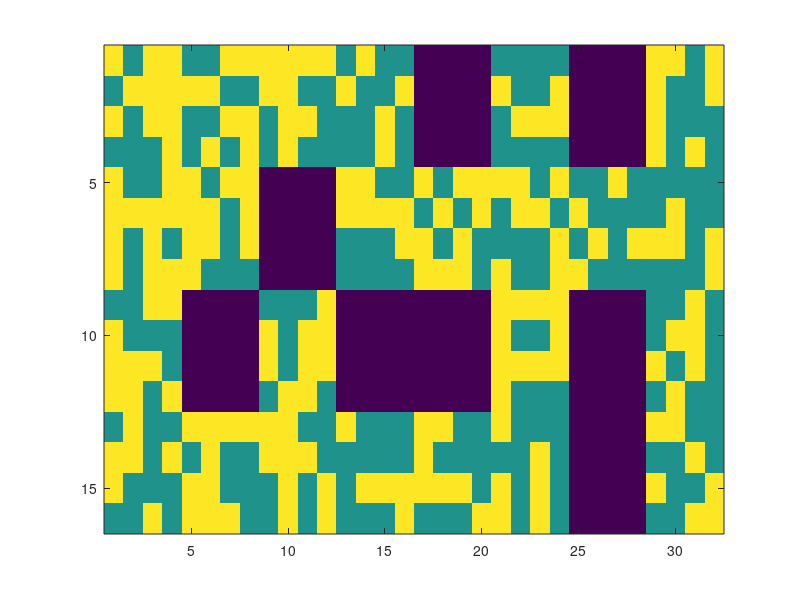

Recreate this plot in MATLAB. (Note: this script raises an error after producing the figure.)
%provide measurements and movements
%heading = 270; %270 degrees implied down
headingguess = [0,90,180, 270];

% 
% %set1 heading 270
% m_lr = [1,1,1, 0,1,0,0, 1,0,1,1, 0,1,0,1, 1,0,1,1, 0,1,0,0, 0,0,0,0];
% m_rr = [1,0,1, 0,1,1,0, 1,0,1,0, 0,0,1,0, 0,0,0,1, 1,0,0,0, 0,0,1,0];
% m_u  = [3,3,3, 1,1,1,1, 5,5,5,5, 0,0,0,0, 5,5,5,5, 2,2,2,2, 2,2,2,2];
% m_m = ['w','w','w', 'w','w','r','w', 'w','w','w','w', 'w','w','w','w', 'w','w','w','w', 'w','w','r','w', 'w','w','l','w'];

% %set2 heading 90
% m_lr = [0,1,1, 1,0,0,0, 1,0,0,0, 1,0,1,1, 0,1,0,1    ,1,0,1,1, 0,1,0,0, 0,0,0,0];
% m_rr = [1,0,1, 1,0,0,1, 0,0,1,0, 1,0,1,0, 0,0,1,0    ,0,0,0,1, 1,0,0,0, 0,0,1,0];
% m_u  = [3,3,3, 5,5,5,5, 1,1,1,1, 5,5,5,5, 0,0,0,0    ,5,5,5,5, 2,2,2,2, 2,2,2,2];
% m_m = ['w','w','w', 'w','w','w','w', 'w','w','l','w', 'w','w','w','w', 'w','w','w','w', 'w','w','w','w', 'w','w','r','w' ,'w','w','l','w'];
% 


%set3 heading 270
% m_lr = [1,1,1, 0,0,0,1,    1,0,1,1, 0,1,0,0, 0,0,0,0];
% m_rr = [0,0,0, 1,1,1,0,    0,0,0,1, 1,0,0,0, 0,0,1,0];
% m_u  = [3,3,3, 0,0,0,0,    5,5,5,5, 2,2,2,2, 2,2,2,2];
% m_m = ['w','w','w',  'w','w','r','w', 'w','w','w','w',  'w','w','r','w',  'w','w','l','w'];




%set4 heading 270
m_lr = [0,0,0, 1,0,0,0, 0,0,1,1, 1,0,0,1, 0,1,1,1];
m_rr = [1,0,0, 0,1,1,1, 1,1,1,0, 0,0,0,0, 1,1,0,0];
m_u  = [3,3,3, 1,1,1,1, 5,5,5,5, 2,2,2,2, 5,5,5,5];
m_m = ['w','w','w',  'w','w','r','w', 'w','w','w','w',  'w','w','r','w',  'w','w','w','w'];




%Initalization of the worlr
dim1 = 32; dim2 = 16; 
locationindex = reshape(1:dim1*dim2,dim1,dim2)'; 
n = numel(locationindex);
rand('twister',5489);
bw = reshape(randi([0 1],n,1),dim2,dim1); %0 = black, 1 = white

%Make blocks(blockage)
M = zeros(size(bw));
Blocks = [2, 3; 3, 2; 4, 3; 5, 1; 5, 3; 7, 1; 7, 3; 7, 4;];
for xx = 1:size(Blocks,1),
	x = Blocks(xx,1); y = Blocks(xx,2);
	M(1+(y-1)*4:(y-1)*4+4, 1+(x-1)*4:(x-1)*4+4) = 1;
end
M = [ones(dim2,1) M ones(dim2,1)];
M = [ones(1, dim1+2); M; ones(1, dim1+2)];


%generate ultrasonic world
ultra = zeros(size(bw));
for sec_row = 1:4:dim2,
    for sec_col = 1:4:dim1,
        segRow = M(sec_row+2, sec_col:sec_col+5);
        segCol = M(sec_row:sec_row+5, sec_col+2);
        val = sum(segRow)+sum(segCol);
        if val == 2 && sum(segRow)~=1,
            val = 5;
        end
        ultra(sec_row:sec_row+3, sec_col:sec_col+3) = val;
    end
end

%create mask for blocks
M = abs(M-1);
M = M(2:end-1, 2:end-1);
figure; imagesc((bw+1).*M); 

%initialize probability
p1 = ones(dim2,dim1)*(1/n); 
p2 = ones(dim2,dim1)*(1/n); 
p3 = ones(dim2,dim1)*(1/n); 
p4 = ones(dim2,dim1)*(1/n); 
pheading = ones(4,1);
confirm_heading =0;

%figure;
%% localizatoin loop


for k = 1:length(m_m),
    if confirm_heading == 0
        headingguess = headchange (headingguess, m_m(k));
        %sensor update
        p1 = sense_2r_u(bw,ultra, M, p1, m_lr(k),m_rr(k),m_u(k),headingguess(1));
        p2 = sense_2r_u(bw,ultra, M, p2, m_lr(k),m_rr(k),m_u(k),headingguess(2));
        p3 = sense_2r_u(bw,ultra, M, p3, m_lr(k),m_rr(k),m_u(k),headingguess(3));
        p4 = sense_2r_u(bw,ultra, M, p4, m_lr(k),m_rr(k),m_u(k),headingguess(4));
        %calculate probability for heading
        %find the max probability in all four directions
        m = 0.2*ones(4,1);
        pmax(1) = max(p1(:)) ;
        pmax(2) = max(p2(:)) ;
        pmax(3) = max(p3(:)) ;
        pmax(4) = max(p4(:)) ;
        %which one is the most probability in four direction and assign it 0.6
        [mh,I]=max(pmax);
        m(I) = 0.6;
        %apply to the probability and normalize it 
        pheading = pheading.*m;
        pheading = pheading./sum(pheading);

        imagesc(p4);
        [row, col] = find(ismember(p4, max(p4(:))))

        location=[ceil(row/4),ceil(col/4)];
        disp(location);
        title(['step: ' num2str(k)]);
        pause(1);

        [p1] = move_only(p1, M, headingguess(1), m_m(k));
        [p2] = move_only(p2, M, headingguess(2), m_m(k));
        [p3] = move_only(p3, M, headingguess(3), m_m(k));
        [p4] = move_only(p4, M, headingguess(4), m_m(k));
        
        if pheading(I) > 0.8
            confirm_heading = 1;
            heading = pheading(I);
            if I == 1
                p = p1;
            elseif I == 2
                p = p2;
            elseif I == 3
                p = p3;
            elseif I == 4
                p = p4;
            end
        end 
        else
            
        end
        
               
        
        
        

    
    

end
